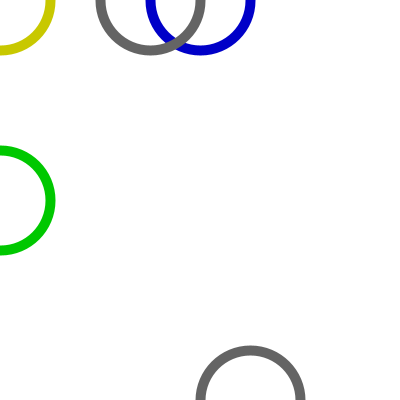
Frame 1 (no input)
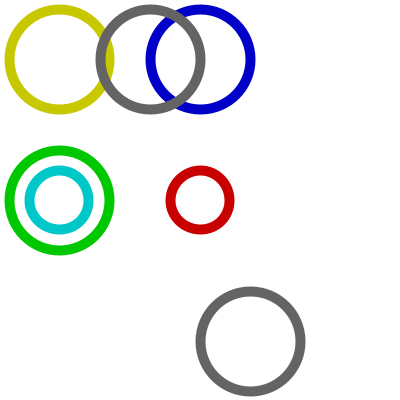
Frame 60 (the mouse pressed at the canvas centre just before this capture)
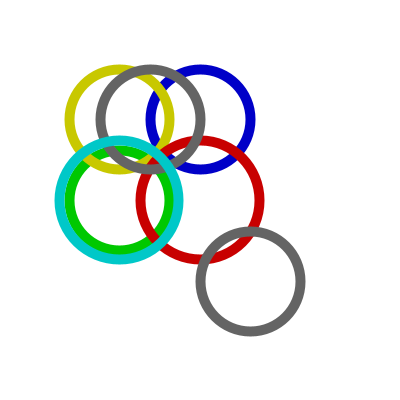
Frame 120 (the mouse held since frame 60 and released just before this capture)

The Processing sketch that drew these frames (run headless with seeded random() and noise(); from frame 60 on, the mouse is pressed at the canvas centre):

// Processing sketch: Circles
// ── Circles.pde
//Evan C. 2-1 Feb 19
//Firemodes: Lazy and Efficient 
int x = 0;
int firemode = 0;
void setup(){
  size(400,400);
}

void draw(){
  noFill();
  strokeWeight(10);
  background(255);
  switch(firemode){
    case 0:
      stroke(0,200,0);
      circle(x,200,100);//sliding right
    case 1:
      stroke(0,0,200);
      circle(200,x,100);//sliding down
    case 2:
      stroke(200,200,0);
      circle(x,x,100);//sliding down and right
    case 3:
      stroke(200,0,0);
      circle(200,200,x);//growing
    case 4:
      stroke(100);
      circle(150,x,100);//sliding down offset
      circle(250,400-x,100);
    case 5:
      stroke(0,200,200);
      circle(x,200,x);//sliding and growing
  }
  x++;
  if(x == 400){
    x=0;
    firemode++;
    if(firemode == 6){
      firemode = 0;
    }
  }
}
